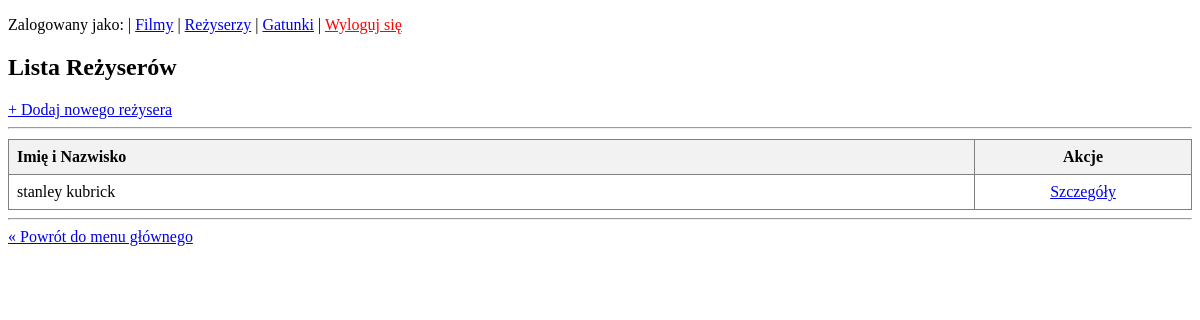
The page /wypozyczalnia_filmow/html/rezyserzy/ on the database as committed earlier.
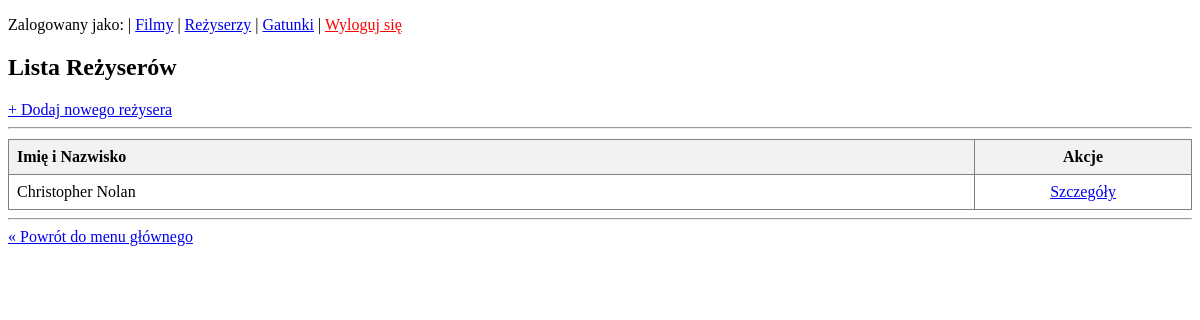
The same page on the database as committed later.
### wypozyczalnia_filmow/models.py (models this page shows, shortened)
class Rezyser(models.Model):
    imie = models.CharField(max_length=50)
    nazwisko = models.CharField(max_length=50)
    kraj = models.CharField(max_length=2, help_text="Kod kraju, np. PL, US, GB")
    class Meta:
        ordering = ['nazwisko', 'imie']
        verbose_name = "Reżyser"
        verbose_name_plural = "Reżyserzy"
        constraints = [
            UniqueConstraint(fields=['imie', 'nazwisko'], name='unique_rezyser_name')
        ]

### wypozyczalnia_filmow/views.py (the view)
# urls.py: path('html/rezyserzy/', views.rezyser_list_html, name='rezyser-list-html'),
def rezyser_list_html(request):
    rezyserzy = Rezyser.objects.all()
    return render(request, "wypozyczalnia_filmow/rezyser/list.html", {'rezyserzy': rezyserzy})

### wypozyczalnia_filmow/templates/wypozyczalnia_filmow/rezyser/list.html (shortened to what this page needs)
<!DOCTYPE html>
<html lang="pl">
<head>
</head>
<body>
    <p>Zalogowany jako: <strong>{{ user.username }}</strong> |
        <a href="{% url 'film-list-html' %}">Filmy</a> |
        <a href="{% url 'rezyser-list-html' %}">Reżyserzy</a> |
        <a href="{% url 'gatunek-list-html' %}">Gatunki</a>
        | <a href="{% url 'logout' %}" style="color: red;">Wyloguj się</a>
    </p>
    <h2>Lista Reżyserów</h2>
    <nav>
        <a href="{% url 'rezyser-create-html' %}">+ Dodaj nowego reżysera</a>
    </nav>
    <hr>
    <table border="1" style="width: 100%; border-collapse: collapse; margin-top: 10px;">
        <thead>
            <tr style="background-color: #f2f2f2;">
                <th style="padding: 8px; text-align: left;">Imię i Nazwisko</th>
                <th style="padding: 8px; text-align: center; width: 200px;">Akcje</th>
            </tr>
        </thead>
        <tbody>
            {% for r in rezyserzy %}
            <tr>
                <td style="padding: 8px;">
                    {{ r.imie }} {{ r.nazwisko }}
                </td>
                <td style="padding: 8px; text-align: center;">
                    <a href="{% url 'rezyser-detail-html' r.id %}">Szczegóły</a>
                </td>
            </tr>
            {% empty %}
            <tr>
                <td colspan="2" style="padding: 8px; text-align: center;">Brak reżyserów w bazie danych.</td>
            </tr>
            {% endfor %}
        </tbody>
    </table>
    <hr>
    <a href="{% url 'welcome' %}">« Powrót do menu głównego</a>
</body>
</html>

Rows that differ between the two databases and show on the page:
removed Rezyser: imie "stanley", nazwisko "kubrick"
added Rezyser: imie "Christopher", nazwisko "Nolan"
